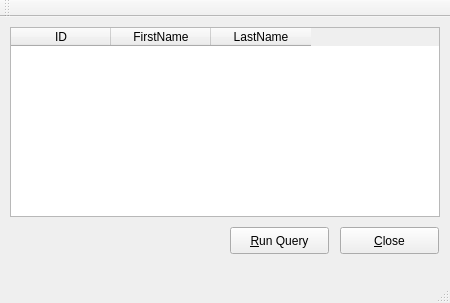
<?xml version="1.0" encoding="UTF-8"?>
<ui version="4.0">
 <class>MainWindow</class>
 <widget class="QMainWindow" name="MainWindow">
  <property name="geometry">
   <rect>
    <x>0</x>
    <y>0</y>
    <width>450</width>
    <height>303</height>
   </rect>
  </property>
  <property name="windowTitle">
   <string>MainWindow</string>
  </property>
  <widget class="QWidget" name="centralWidget">
   <widget class="QTableWidget" name="lstQueryResult">
    <property name="geometry">
     <rect>
      <x>10</x>
      <y>10</y>
      <width>430</width>
      <height>190</height>
     </rect>
    </property>
    <column>
     <property name="text">
      <string>ID</string>
     </property>
    </column>
    <column>
     <property name="text">
      <string>FirstName</string>
     </property>
    </column>
    <column>
     <property name="text">
      <string>LastName</string>
     </property>
    </column>
   </widget>
   <widget class="QPushButton" name="btnRunQuery">
    <property name="geometry">
     <rect>
      <x>230</x>
      <y>210</y>
      <width>99</width>
      <height>27</height>
     </rect>
    </property>
    <property name="text">
     <string>&amp;Run Query</string>
    </property>
   </widget>
   <widget class="QPushButton" name="btnClose">
    <property name="geometry">
     <rect>
      <x>340</x>
      <y>210</y>
      <width>99</width>
      <height>27</height>
     </rect>
    </property>
    <property name="text">
     <string>&amp;Close</string>
    </property>
   </widget>
  </widget>
  <widget class="QMenuBar" name="menuBar">
   <property name="geometry">
    <rect>
     <x>0</x>
     <y>0</y>
     <width>450</width>
     <height>25</height>
    </rect>
   </property>
  </widget>
  <widget class="QToolBar" name="mainToolBar">
   <attribute name="toolBarArea">
    <enum>TopToolBarArea</enum>
   </attribute>
   <attribute name="toolBarBreak">
    <bool>false</bool>
   </attribute>
  </widget>
  <widget class="QStatusBar" name="statusBar"/>
 </widget>
 <layoutdefault spacing="6" margin="11"/>
 <resources/>
 <connections/>
</ui>
